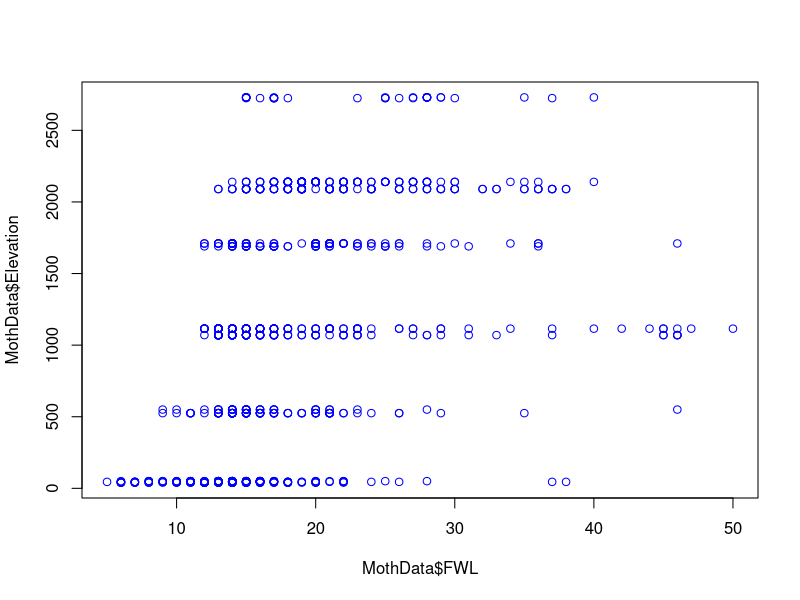

Write the R code that produced this figure. (Note: this script raises an error after producing the figure.)
setwd("C:\\Users\\PCUSER\\Desktop\\Evolution\\Tasks\\Project\\data")
MothData <- read.csv(file = "Appendix_Raw_Winglength.csv")
head(MothData)
nrow(MothData)
#added genus/species names to data based on other data in the collection.
plot?
plot(MothData$FWL, MothData$Elevation, type="p", col="blue")
Line <- lm(MothData$Elevation ~ MothData$FWL)
abline(Line, col="red")
#First graph completed
#Winglength vs Elevation


